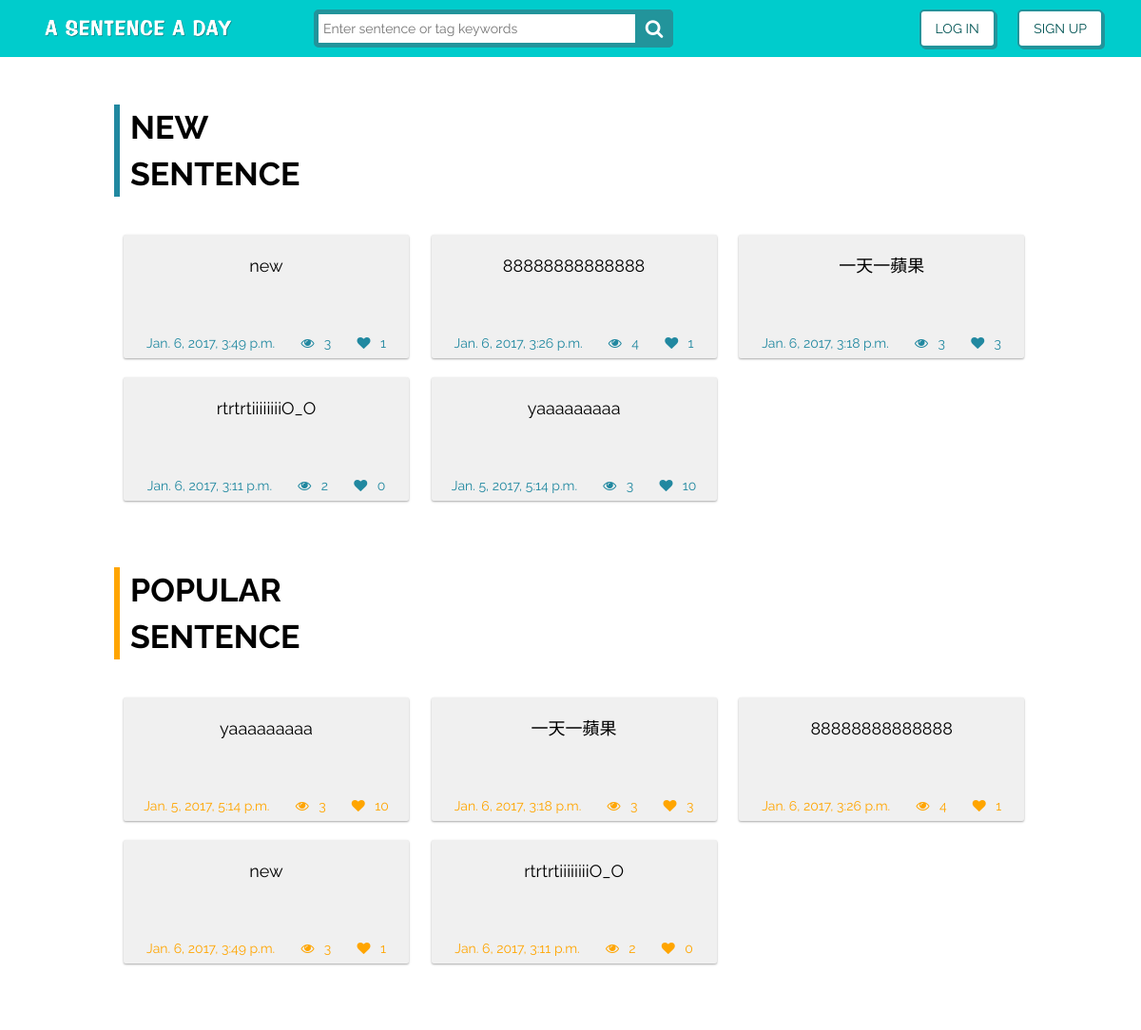
The app's page /, older data.
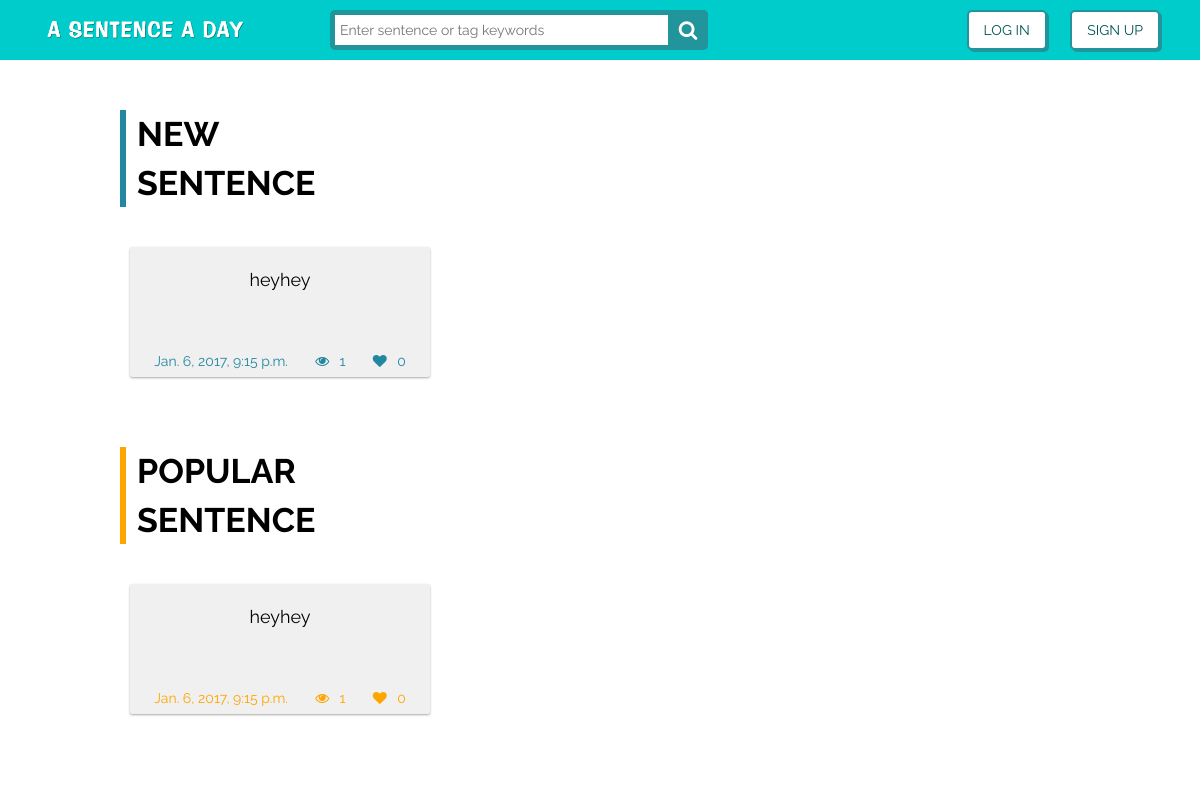
The same page, newer data.
### sentence/models.py (models this page shows, shortened)
class Sentence(models.Model):
	SID = models.AutoField(primary_key=True, null=False, unique=True)
	Date = models.DateTimeField(default=timezone.now, blank=True)
	Content = models.TextField()
	Sentence_tag = models.TextField(null=False, default='unknown')
	TopicID = models.ForeignKey('Topic',null=True,on_delete=models.CASCADE)
	UID = models.ForeignKey('User', on_delete=models.CASCADE)
	Likes = models.PositiveIntegerField(default=0)
	Views = models.PositiveIntegerField(default=0)

### sentence/views.py (the view)
# urls.py: url(r'^$', views.index,name="index"),
def index(request):
    sentencemodel_date_order = Sentence.objects.filter().order_by('-Date')[:12]
    sentencemodel_like_order = Sentence.objects.filter().order_by('-Likes')[:12]
    if request.session.get('UID'):
        print('login index')
        usermodel = User.objects.get(UID=request.session['UID'])
        context = {'username': usermodel,'sentence_content': sentencemodel_like_order,
        'sentence_content_date': sentencemodel_date_order,'extend_index': 'sentence/background_afterlogin.html'}
        return render(request, "sentence/index_afterlogin.html",context)
    else:
        print('logout index')
        context = {'sentence_content': sentencemodel_like_order,'sentence_content_date': sentencemodel_date_order
        ,'extend_index': 'sentence/background.html'}
        return render(request, "sentence/index.html",context)

### sentence/templates/sentence/index.html (shortened to what this page needs)
{% extends 'sentence/background.html' %}
{% load staticfiles %}
{% load tz %}
{% block content1 %}
<div class="index-wrapper">
      <div class="index-title newtitle">
        <div class="index-title-word">New</div>
        <div class="index-title-word">Sentence</div>
      </div>
      <div class="index-content">
        <div class="postcard-container">
          {% for surl in sentence_content_date %}
            <a href="{% url 'sentence_url' sid=surl.SID%}">
                <div class="card card-1 new">
                  <div class="postcard-content new">{{surl.Content}}</div>
                  <div class="postcard-btn new">
                    <span class="posttime">{{surl.Date|timezone:"Asia/Taipei"}}</span>
                    <i class="fa fa-eye"></i>&ensp;<span class="postcount eye">{{surl.Views}}</span>
                    <a href="/"><i class="fa fa-heart"></i>&ensp;<span class="postcount heart">{{surl.Likes}}</span></a>
                  </div>
                </div>
            </a>
          {% endfor %}
        </div>
      </div>
      <div class="index-title poputitle">
        <div class="index-title-word">Popular</div>
        <div class="index-title-word">Sentence</div>
      </div>
      <div class="index-content">
        <div class="postcard-container">
        {% for surl in sentence_content %}
            <a href="{% url 'sentence_url' sid=surl.SID%}">
                <div class="card card-1 popu">
                  <div class="postcard-content popu">{{surl.Content}}</div>
                  <div class="postcard-btn popu">
                    <span class="posttime">{{surl.Date|timezone:"Asia/Taipei"}}</span>
                    <i class="fa fa-eye"></i>&ensp;<span class="postcount eye">{{surl.Views}}</span>
                    <i class="fa fa-heart"></i>&ensp;<span class="postcount heart">{{surl.Likes}}</span>
                  </div>
                </div>
            </a>
        {% endfor %}
        </div>
      </div>
</div>
{% endblock content1 %}

### sentence/templates/sentence/background.html (shortened to what this page needs)
{% load staticfiles %}
<!DOCTYPE html>
<html>
<head>
    <link rel="stylesheet" href="https://cdnjs.cloudflare.com/ajax/libs/normalize/5.0.0/normalize.min.css">
    <link rel="stylesheet" href="https://netdna.bootstrapcdn.com/bootstrap/3.3.7/css/bootstrap.min.css">
    <link rel="stylesheet" href="{% static 'icons-fonts/glyphicon-style.css' %}">
    <link href="https://file.myfontastic.com/aR4fpYP5juQuaFcCLbzkFZ/icons.css" rel="stylesheet">
    <link rel="stylesheet" href="https://maxcdn.bootstrapcdn.com/font-awesome/4.7.0/css/font-awesome.min.css">
    <link rel="stylesheet" href="{% static 'css/styles.css' %}">
    <link rel="stylesheet" href="{% static 'css/navbar.css' %}">
    <link rel="stylesheet" href="{% static 'css/textfield.css' %}">
    <link rel="stylesheet" href="{% static 'css/postcard.css' %}">
    <link rel="stylesheet" href="{% static 'css/sentence.css' %}">
    <link rel="stylesheet" href="{% static 'css/userMap.css' %}">
    <link href="{% static 'css/jqvmap.css' %}" media="screen" rel="stylesheet" type="text/css">
    <link rel="stylesheet" href="{% static 'css/sb-admin.css' %}">
    <link rel="stylesheet" href="{% static 'css/morris.css' %}">
</head>
<body>
    <div class="header">
        <nav class="navbar-fixed-top" role="navigation">
            <div class="navbar header-1">
                <div class="container">
                    <div class="col-md-3 col-sm-6 col-xs-6">
                        <div class="header-logo">
                            <a href="/"> <img class="logo img-valign img-responsive" src="{% static 'images/logo2.png' %}"> </a>
                        </div>
                    </div>
                    <div class="col-md-6 col-sm-6 col-xs-6">
                        <form class="search">
                            <input class="searchTerm" placeholder="Enter sentence or tag keywords" />
                        </form>
                    </div>
                    <div class="col-md-3 col-sm-6 col-xs-6 header-mobile-sm">
                        <div class="header-sm">
                            <span class="before-login">
                                <button type="button" class="btn1 btn-default navbar-btn" id="login-btn" data-toggle="modal">Log In</button>
                            </span>
                            <span class="before-login">
                                <button type="button" class="btn1 btn-default navbar-btn" id="signup-btn" data-toggle="modal">Sign Up</button>
                            </span>
                        </div>
                    </div>
                </div>
            </div>
        </nav>
    </div>
    <div class="body"> {% block content1 %} {% endblock content1 %} </div>
</body>
</html>

### sentence/static/css/styles.css (style rules this page uses)
html, head, body { height: 100%; background: white; font-family: 'Raleway', sans-serif; -webkit-font-smoothing: antialiased; }
body { padding-top: 30px; }
.body { margin-top: 80px; }

### sentence/static/css/navbar.css (style rules this page uses)
.img-valign { -webkit-transform: translateY(-50%); -moz-transform: translateY(-50%); -ms-transform: translateY(-50%); -o-transform: translateY(-50%); transform: translateY(-50%); }
.logo { width: 200px; float: left; }
.img-valign { position: relative; top: 50%; }
.navbar { min-height: inherit; }
input { outline: none; }
.header-1 { height: 60px; background: #00CCCC; margin-bottom: 0; border: none; border-radius: 0; }
.header-logo { position: relative; margin-top: 30px; }
.header-mobile-sm { height: 60px; padding: 0; display: flex; justify-content: flex-end; align-items: center; }
.header-sm span { padding: 10px; }
.search { width: 70%; position: relative; margin-top: 10px; }
.search:before { position: absolute; top: 0; right: 0; width: 40px; height: 40px; line-height: 40px; font-family: 'FontAwesome'; content: '\f002'; font-size: 20px; background: #22949b; text-align: center; color: #fff; border-radius: 5px; -webkit-font-smoothing: subpixel-antialiased; font-smooth: always; }
.searchTerm { -moz-box-sizing: border-box; -webkit-box-sizing: border-box; box-sizing: border-box; width: 100%; border: 5px solid #22949b; padding: 5px; height: 40px; border-radius: 5px; outline: none; }
.btn1 { padding: 8px 15px; text-decoration: none; background: #FFF; border: 2px solid #22949b; color: #005454; display: inline-block; position: relative; text-transform: uppercase; font-size: 14px; -webkit-border-radius: 5px; -moz-border-radius: 5px; -ms-border-radius: 5px; border-radius: 5px; -webkit-transition: background 0.3s ease; -moz-transition: background 0.3s ease; -ms-transition: background 0.3s ease; transition: background 0.3s ease; -webkit-box-shadow: 2px 2px 0 #22949b; -moz-box-shadow: 2px 2px 0 #22949b; -ms-box-shadow: 2px 2px 0 #22949b; box-shadow: 2px 2px 0 #22949b; }

### sentence/static/css/postcard.css (style rules this page uses)
.index-wrapper { position:absolute; width:100vw; overflow: hidden; background-color: #fff; }
.index-content { margin-left: 120px; margin-bottom: 60px; }
.index-title { margin-left: 120px; margin-bottom: 30px; position: relative; -webkit-perspective: 400; perspective: 400; padding-left: 17px; font-weight: bold; font-size: 34px; text-transform: uppercase; color: #000; }
.index-title:before { content: ''; display: block; position: absolute; height: 100%; width: 6px; background: #00CCCC; top: 0; left: 0; opacity: 0; -webkit-transform: translateX(-150px); transform: translateX(-150px); -webkit-animation: title-border-slide-in 0.35s ease-out forwards; animation: title-border-slide-in 0.35s ease-out forwards; }
.index-title.newtitle:before { background:#2188A0; }
.index-title.poputitle:before { background:#FFA500; }
.index-title .index-title-word { opacity: 0; -webkit-transform-origin: bottom center; transform-origin: bottom center; -webkit-transform: rotateX(-90deg); transform: rotateX(-90deg); }
.index-title .index-title-word:nth-child(1) { -webkit-animation: roll-in 0.15s 0s ease-out forwards; animation: roll-in 0.15s 0s ease-out forwards; }
.index-title .index-title-word:nth-child(2) { -webkit-animation: roll-in 0.15s 0.175s ease-out forwards; animation: roll-in 0.15s 0.175s ease-out forwards; }
.postcard-container { position: relative; }
.postcard-container a { text-decoration: none; }
.card { background: #f0f0f0; border-radius: 2px; display: inline-block; height: 130px; margin: 1rem; position: relative; width: 300px; }
.card-1 { box-shadow: 0 1px 3px rgba(0,0,0,0.12), 0 1px 2px rgba(0,0,0,0.24); transition: all 0.3s cubic-bezier(.25,.8,.25,1); text-align: center; font-size: 18px; color: #095836; padding: 20px; }
.postcard-content { width: 260px; height: 80px; word-wrap: break-word; word-break: normal; color: #000; }
.postcard-btn i, .postcard-btn span { font-size: 14px; }
.postcard-btn.new i, .postcard-btn.new span { color: #2188A0; }
.postcard-btn.popu i, .postcard-btn.popu span { color: #FFA500; }

Row changes from the older to the newer data that the page shows:
removed Sentence: Content "new", Date "Jan. 6, 2017, 3:49 p.m.", Views "3", Likes "1"
removed Sentence: Content "88888888888888", Date "Jan. 6, 2017, 3:26 p.m.", Views "4", Likes "1"
removed Sentence: Content "一天一蘋果", Date "Jan. 6, 2017, 3:18 p.m.", Views "3", Likes "3"
removed Sentence: Content "rtrtrtiiiiiiiiO_O", Date "Jan. 6, 2017, 3:11 p.m.", Views "2", Likes "0"
removed Sentence: Content "yaaaaaaaaa", Date "Jan. 5, 2017, 5:14 p.m.", Views "3", Likes "10"
added Sentence: Content "heyhey", Date "Jan. 6, 2017, 9:15 p.m.", Views "1", Likes "0"
